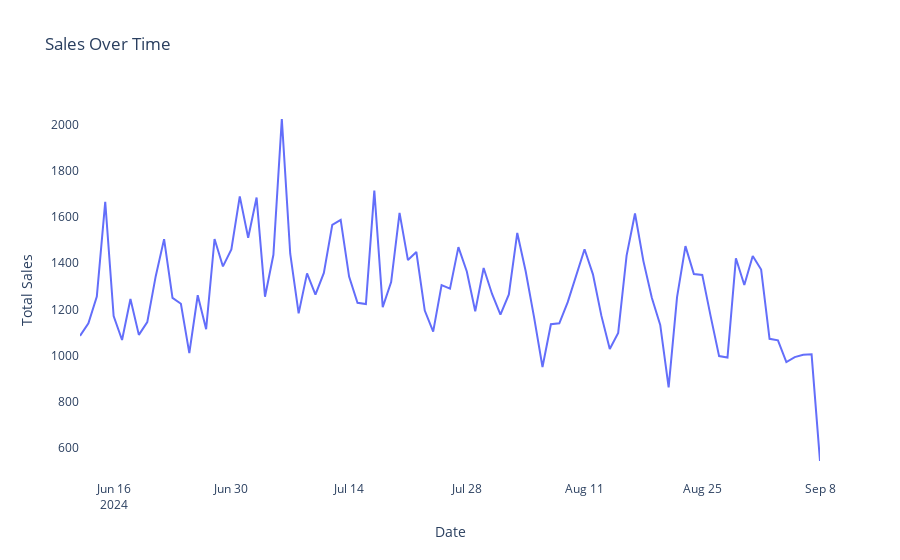

Notebook source saved alongside this figure:
### Code cell
# Convert 'PURCHASE_DATE' to datetime if not already
transactions_df['purchase_date'] = pd.to_datetime(transactions_df['PURCHASE_DATE'])

# Group by date and calculate total sales
sales_over_time = transactions_df.groupby(transactions_df['purchase_date'].dt.date)['FINAL_SALE'].sum().reset_index()

# Create a line chart using Plotly Express
fig = px.line(sales_over_time, 
              x='purchase_date', 
              y='FINAL_SALE', 
              title='Sales Over Time',
              labels={'purchase_date': 'Date', 'FINAL_SALE': 'Total Sales'})

# Customize the layout for better aesthetics
fig.update_layout(
    xaxis_title='Date',
    yaxis_title='Total Sales',
    plot_bgcolor='rgba(0,0,0,0)',  # Transparent background
    xaxis=dict(showgrid=True),  # Show x-axis gridlines
    yaxis=dict(showgrid=True)   # Show y-axis gridlines
)

# Show the chart
fig.show()

### Figure 1 — Plotly figure (JSON) as saved in the notebook; plotly's stock layout.template omitted (floating-point values rounded to 4 significant figures)
{"data": [{"hovertemplate": "Date=%{x}<br>Total Sales=%{y}<extra></extra>", "legendgroup": "", "line": {"color": "#636efa", "dash": "solid"}, "marker": {"symbol": "circle"}, "mode": "lines", "name": "", "orientation": "v", "showlegend": false, "type": "scatter", "x": ["2024-06-12", "2024-06-13", "2024-06-14", "2024-06-15", "2024-06-16", "2024-06-17", "2024-06-18", "2024-06-19", "2024-06-20", "2024-06-21", "2024-06-22", "2024-06-23", "2024-06-24", "2024-06-25", "2024-06-26", "2024-06-27", "2024-06-28", "2024-06-29", "2024-06-30", "2024-07-01", "2024-07-02", "2024-07-03", "2024-07-04", "2024-07-05", "2024-07-06", "2024-07-07", "2024-07-08", "2024-07-09", "2024-07-10", "2024-07-11", "2024-07-12", "2024-07-13", "2024-07-14", "2024-07-15", "2024-07-16", "2024-07-17", "2024-07-18", "2024-07-19", "2024-07-20", "2024-07-21", "2024-07-22", "2024-07-23", "2024-07-24", "2024-07-25", "2024-07-26", "2024-07-27", "2024-07-28", "2024-07-29", "2024-07-30", "2024-07-31", "2024-08-01", "2024-08-02", "2024-08-03", "2024-08-04", "2024-08-05", "2024-08-06", "2024-08-07", "2024-08-08", "2024-08-09", "2024-08-10", "2024-08-11", "2024-08-12", "2024-08-13", "2024-08-14", "2024-08-15", "2024-08-16", "2024-08-17", "2024-08-18", "2024-08-19", "2024-08-20", "2024-08-21", "2024-08-22", "2024-08-23", "2024-08-24", "2024-08-25", "2024-08-26", "2024-08-27", "2024-08-28", "2024-08-29", "2024-08-30", "2024-08-31", "2024-09-01", "2024-09-02", "2024-09-03", "2024-09-04", "2024-09-05", "2024-09-06", "2024-09-07", "2024-09-08"], "xaxis": "x", "y": [1085.0, 1139.0, 1255.0, 1667.0, 1171.0, 1067.0, 1245.0, 1089.0, 1145.0, 1343.0, 1505.0, 1250.0, 1224.0, 1010.0, 1261.0, 1114.0, 1505.0, 1386.0, 1460.0, 1690.0, 1510.0, 1685, 1255.0, 1437.0, 2026, 1441.0, 1182.0, 1356.0, 1264.0, 1358.0, 1566.0, 1588.0, 1342.0, 1228.0, 1223.0, 1715.0, 1209.0, 1318, 1619.0, 1414.0, 1449.0, 1195.0, 1103.0, 1305.0, 1290.0, 1470.0, 1364.0, 1191.0, 1379.0, 1267.0, 1176.0, 1264.0, 1531.0, 1365.0, 1165.0, 949.6, 1135.0, 1139.0, 1231.0, 1346.0, 1461.0, 1352.0, 1173.0, 1028.0, 1097.0, 1433.0, 1616.0, 1409.0, 1250.0, 1132.0, 861.5, 1253.0, 1474.0, 1353.0, 1349.0, 1169.0, 996.9, 990.6, 1421.0, 1306.0, 1431.0, 1373.0, 1072, 1065.0, 970.9, 992.5, 1003.0, 1005.0, 541.7], "yaxis": "y"}], "layout": {"autosize": true, "legend": {"tracegroupgap": 0}, "plot_bgcolor": "rgba(0, 0, 0, 0)", "title": {"text": "Sales Over Time"}, "xaxis": {"anchor": "y", "autorange": true, "domain": [0, 1], "range": ["2024-06-12", "2024-09-08"], "showgrid": true, "title": {"text": "Date"}, "type": "date"}, "yaxis": {"anchor": "x", "autorange": true, "domain": [0, 1], "range": [459.2, 2108.0], "showgrid": true, "title": {"text": "Total Sales"}, "type": "linear"}}}
